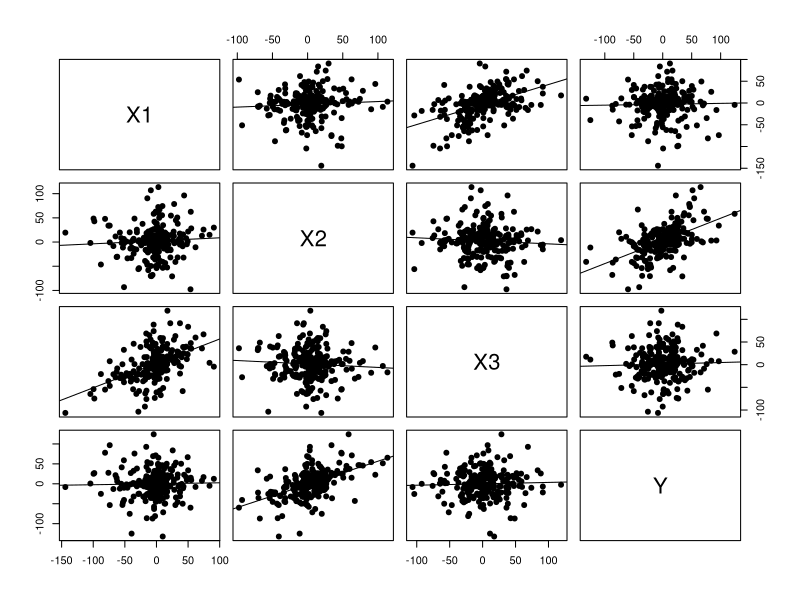
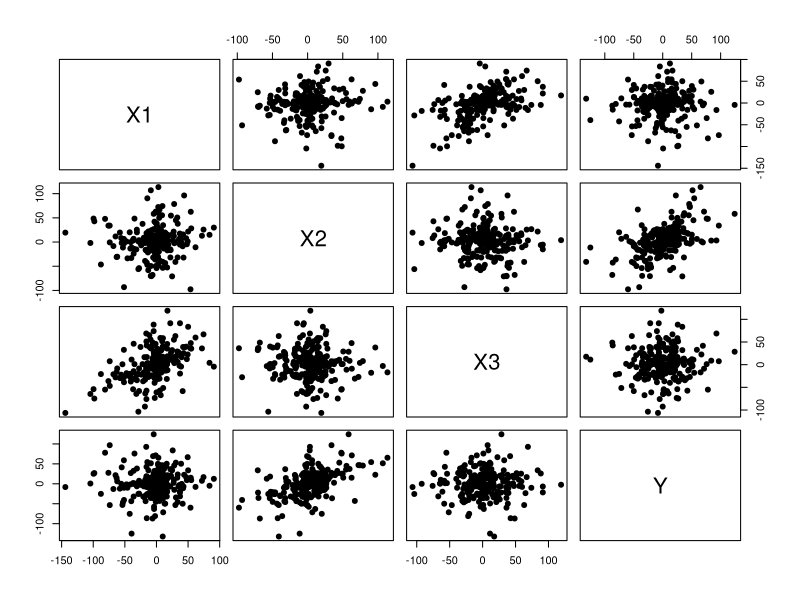

Here is the R script that generated these plots, in order:
## ---- chunk 1
knitr::opts_chunk$set(echo = FALSE, fig.align='center')

library(DiagrammeR)
library(ggplot2)
library(knitr)
## ---- chunk 2
set.seed(5)
x <- rnorm(500, sd=runif(500, 2, 50))
x2 <- 0.5 *x + rnorm(500, sd=runif(500, 2, 50))
d <- matrix(c(x,x2), 250)
colnames(d) <-   c("X1","X2", "X3", "Y")

panel_regression_line = function(x,y, ...){
  points(x,y,...)
  linear_regression = lm(y~x)
  linear_regression_line = abline(linear_regression)
}


pairs(d, pch = 19, lower.panel=panel_regression_line, upper.panel = panel_regression_line)
## ---- chunk 3
set.seed(5)
x <- rnorm(500, sd=runif(500, 2, 50))
x2 <- 0.5 *x + rnorm(500, sd=runif(500, 2, 50))
d <- matrix(c(x,x2), 250)
V <- cov(d)
colnames(V)  <- c("X1","X2", "X3", "Y")
rownames(V)  <- c("X","X2", "X3", "Y")
kable(V)
## ---- chunk 4
set.seed(5)
x <- rnorm(500, sd=runif(500, 2, 50))
x2 <- 0.5 *x + rnorm(500, sd=runif(500, 2, 50))
d <- matrix(c(x,x2), 250)
V <- cov(d)
colnames(V)  <- c("X1","X2", "X3", "Y")
rownames(V)  <- c("X","X2", "X3", "Y")
kable(cov2cor(V))
## ---- chunk 5
set.seed(5)
x <- rnorm(500, sd=runif(500, 2, 50))
x2 <- 0.5 *x + rnorm(500, sd=runif(500, 2, 50))
d <- matrix(c(x,x2), 250)
colnames(d) <-   c("X1","X2", "X3", "Y")
pairs(d, pch = 19)
